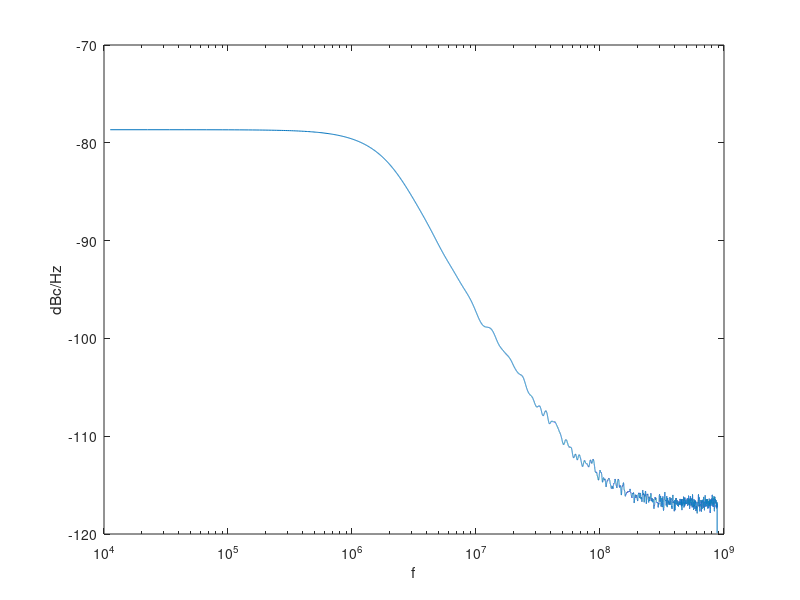

Here is the MATLAB script that generated this plot:
% function phase_noise = gen_phase_noise(dbc_level, corner_freq, phase_noise_floor, n_samples);

global sim_consts;
sim_consts.SampFreq = 1.76*1e9;
dbc_level = -80;
n_samples = 156800;
corner_freq = 1e6;
phase_noise_floor = -120;
% Variance of top flat noisd
colored_noise_var = sim_consts.SampFreq*10^(dbc_level/10);

% Variance of n12q  aoise floor
noise_floor_var = sim_consts.SampFreq*10^(phase_noise_floor/10);

% Phase noise power spectrum is created with two filters,
% high pass filter, followed by an ideal integrator

[b_hpf, a_hpf] = butter(1, corner_freq/(sim_consts.SampFreq/2), 'high');

% ...and then an ideal integrator.
tmp = freqz(1,[1 -1],[corner_freq corner_freq+1], sim_consts.SampFreq);
[b_intg] = 1/abs(tmp(1)); % make f = corner frequency gain be 0dB
[a_intg] = [1 -1];

% Colored noise
colored_noise = sqrt(colored_noise_var)*randn(1, n_samples);

% Noise floor
noise_floor = sqrt(noise_floor_var)*randn(1, n_samples);

integrator_input = filter(b_hpf, a_hpf, colored_noise);
phase_noise      = filter(b_intg, a_intg, integrator_input) + noise_floor;

% plot(phase_noise);
% tmp = xcorr(phase_noise,'coeff');
% plot(tmp(n_samples:n_samples+512));

[Pxx,f] = pwelch(phase_noise,hanning(1000),0,n_samples,sim_consts.SampFreq);
semilogx(f,10*log10(Pxx));
xlabel('f');
ylabel('dBc/Hz');
